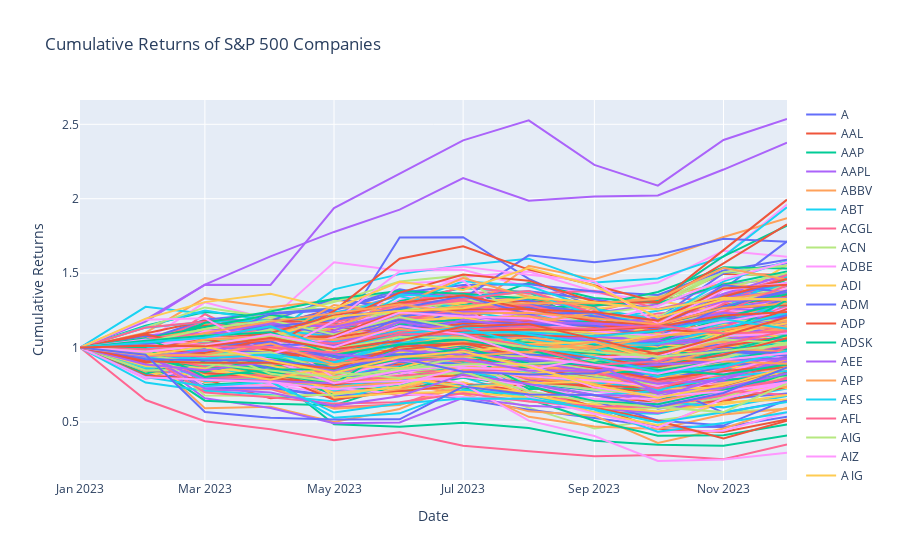

The notebook cell saved with this chart:
### Markdown cell above
**Interactive plot** :

### Code cell
industries = grouped_companies.keys()
dropdown = widgets.Dropdown(options = industries, description='Industry:')

def plot_cumulative_returns(cumulative_returns):
    fig = go.Figure()
    for column in cumulative_returns.columns:
        fig.add_trace(go.Scatter(x=cumulative_returns.index, y=cumulative_returns[column], mode='lines', name=column))

    fig.update_layout(title='Cumulative Returns of S&P 500 Companies',
                      xaxis_title='Date',
                      yaxis_title='Cumulative Returns',
                      hovermode='x unified')
    fig.show()

widgets.interact(plot_cumulative_returns, cumulative_returns = widgets.fixed(cumulative_returns), stock = SP500_tickers,
                # Set reference
                ref = widgets.fixed('^OMXC25'),
                # Set figure no.
                fig = widgets.fixed(1),
                # ax_data are only for non-interactive plots
                ax_data=widgets.fixed(None))
